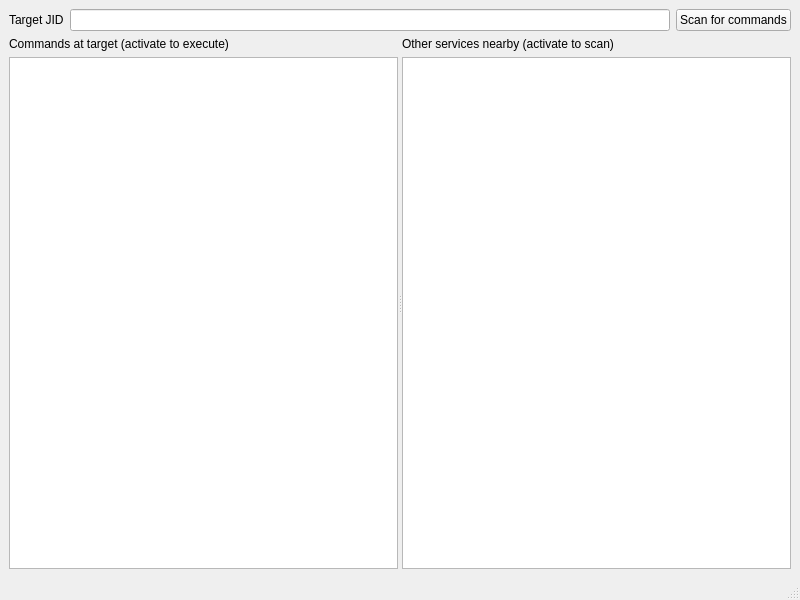
<?xml version="1.0" encoding="UTF-8"?>
<ui version="4.0">
 <class>MainWindow</class>
 <widget class="QMainWindow" name="MainWindow">
  <property name="geometry">
   <rect>
    <x>0</x>
    <y>0</y>
    <width>800</width>
    <height>600</height>
   </rect>
  </property>
  <property name="windowTitle">
   <string>Ad-Hoc Command (XEP-0050) Browser</string>
  </property>
  <widget class="QWidget" name="centralwidget">
   <layout class="QVBoxLayout" name="verticalLayout_3">
    <item>
     <layout class="QHBoxLayout" name="horizontalLayout">
      <property name="sizeConstraint">
       <enum>QLayout::SetDefaultConstraint</enum>
      </property>
      <item>
       <widget class="QLabel" name="label">
        <property name="text">
         <string>Target JID</string>
        </property>
       </widget>
      </item>
      <item>
       <widget class="QLineEdit" name="target_jid"/>
      </item>
      <item>
       <widget class="QPushButton" name="btn_scan">
        <property name="text">
         <string>Scan for commands</string>
        </property>
       </widget>
      </item>
     </layout>
    </item>
    <item>
     <widget class="QSplitter" name="splitter">
      <property name="sizePolicy">
       <sizepolicy hsizetype="Expanding" vsizetype="Expanding">
        <horstretch>0</horstretch>
        <verstretch>0</verstretch>
       </sizepolicy>
      </property>
      <property name="orientation">
       <enum>Qt::Horizontal</enum>
      </property>
      <widget class="QWidget" name="">
       <layout class="QVBoxLayout" name="verticalLayout">
        <item>
         <widget class="QLabel" name="label_3">
          <property name="text">
           <string>Commands at target (activate to execute)</string>
          </property>
         </widget>
        </item>
        <item>
         <widget class="QListView" name="commands"/>
        </item>
       </layout>
      </widget>
      <widget class="QWidget" name="">
       <layout class="QVBoxLayout" name="verticalLayout_2">
        <item>
         <widget class="QLabel" name="label_2">
          <property name="midLineWidth">
           <number>2</number>
          </property>
          <property name="text">
           <string>Other services nearby (activate to scan)</string>
          </property>
         </widget>
        </item>
        <item>
         <widget class="QTableView" name="disco_items">
          <property name="selectionMode">
           <enum>QAbstractItemView::SingleSelection</enum>
          </property>
          <property name="selectionBehavior">
           <enum>QAbstractItemView::SelectRows</enum>
          </property>
          <property name="showGrid">
           <bool>false</bool>
          </property>
          <property name="gridStyle">
           <enum>Qt::SolidLine</enum>
          </property>
          <property name="wordWrap">
           <bool>false</bool>
          </property>
          <property name="cornerButtonEnabled">
           <bool>false</bool>
          </property>
          <attribute name="horizontalHeaderHighlightSections">
           <bool>false</bool>
          </attribute>
          <attribute name="verticalHeaderVisible">
           <bool>false</bool>
          </attribute>
         </widget>
        </item>
       </layout>
      </widget>
     </widget>
    </item>
   </layout>
  </widget>
  <widget class="QMenuBar" name="menubar">
   <property name="geometry">
    <rect>
     <x>0</x>
     <y>0</y>
     <width>800</width>
     <height>25</height>
    </rect>
   </property>
  </widget>
  <widget class="QStatusBar" name="statusbar"/>
 </widget>
 <resources/>
 <connections/>
</ui>
